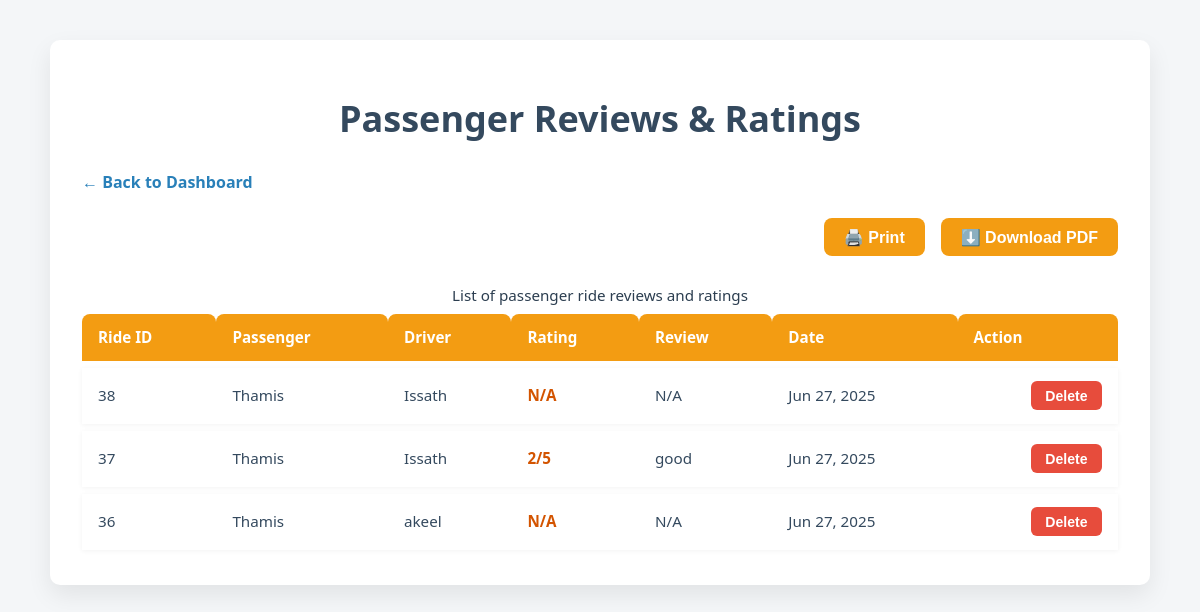
Screenshot of /admin/view_reviews.php (signed in) with the database file from the repository.
### tables this page shows
CREATE TABLE `rides` (
  `id` int(11) NOT NULL,
  `passenger_id` int(11) NOT NULL,
  `driver_id` int(11) DEFAULT NULL,
  `pickup_location` varchar(255) NOT NULL,
  `dropoff_location` varchar(255) NOT NULL,
  `status` enum('requested','accepted','cancelled','completed') NOT NULL DEFAULT 'requested',
  `fare` decimal(10,2) NOT NULL DEFAULT 0.00,
  `requested_at` timestamp NOT NULL DEFAULT current_timestamp(),
  `accepted_at` timestamp NULL DEFAULT NULL,
  `completed_at` timestamp NULL DEFAULT NULL,
  `cancelled_at` timestamp NULL DEFAULT NULL,
  `cancellation_reason` varchar(255) DEFAULT NULL,
  `rating` tinyint(4) DEFAULT NULL,
  `review` text DEFAULT NULL,
  `created_at` datetime NOT NULL DEFAULT current_timestamp(),
  `driver_deleted` tinyint(1) DEFAULT 0,
  `rejected_at` datetime DEFAULT NULL
);

CREATE TABLE `users` (
  `id` int(11) NOT NULL,
  `name` varchar(100) NOT NULL,
  `email` varchar(255) NOT NULL,
  `password_hash` varchar(255) NOT NULL,
  `role` enum('passenger','driver','admin') NOT NULL DEFAULT 'passenger',
  `phone` varchar(20) DEFAULT NULL,
  `created_at` timestamp NOT NULL DEFAULT current_timestamp()
);

### admin/view_reviews.php (the view, shortened to what this page needs)
<?php
require '../db.php';
$sql = "
    SELECT r.id, r.rating, r.review, r.created_at,
           p.name AS passenger_name,
           d.name AS driver_name
    FROM rides r
    LEFT JOIN users p ON r.passenger_id = p.id
    LEFT JOIN users d ON r.driver_id = d.id
    ORDER BY r.created_at DESC
";
try {
    $pdo->setAttribute(PDO::ATTR_ERRMODE, PDO::ERRMODE_EXCEPTION);
    $stmt = $pdo->query($sql);
    $rides = $stmt->fetchAll(PDO::FETCH_ASSOC);
} catch (PDOException $e) {
    echo "<h2>Database error:</h2><p>" . htmlspecialchars($e->getMessage()) . "</p>";
    exit;
}
?>
<!DOCTYPE html>
<html lang="en">
<head>
</head>
<body>
<main>
  <h1>Passenger Reviews & Ratings</h1>
  <a href="dashboard.php" class="back-link" aria-label="Back to dashboard">← Back to Dashboard</a>
  <div class="action-buttons" role="region" aria-label="Page actions">
    <button id="printBtn" type="button" aria-label="Print page">🖨️ Print</button>
    <button id="downloadPdfBtn" type="button" aria-label="Download reviews as PDF">⬇️ Download PDF</button>
  </div>
  <table id="ridesTable" role="table" aria-describedby="ridesTableDesc" aria-live="polite">
    <caption id="ridesTableDesc" class="sr-only">List of passenger ride reviews and ratings</caption>
    <thead>
      <tr>
        <th scope="col">Ride ID</th>
        <th scope="col">Passenger</th>
        <th scope="col">Driver</th>
        <th scope="col">Rating</th>
        <th scope="col">Review</th>
        <th scope="col">Date</th>
        <th scope="col">Action</th>
      </tr>
    </thead>
    <tbody>
      <?php if ($rides && count($rides) > 0): ?>
        <?php foreach ($rides as $ride): ?>
          <tr>
            <td data-label="Ride ID"><?= htmlspecialchars($ride['id']) ?></td>
            <td data-label="Passenger"><?= htmlspecialchars($ride['passenger_name'] ?? 'N/A') ?></td>
            <td data-label="Driver"><?= htmlspecialchars($ride['driver_name'] ?? 'N/A') ?></td>
            <td data-label="Rating"><?= $ride['rating'] !== null ? intval($ride['rating']) . '/5' : 'N/A' ?></td>
            <td data-label="Review"><?= htmlspecialchars($ride['review'] ?? 'N/A') ?></td>
            <td data-label="Date"><?= htmlspecialchars(date('M j, Y', strtotime($ride['created_at']))) ?></td>
            <td class="actions-cell">
              <form method="POST" onsubmit="return confirm('Are you sure you want to delete this ride?');" aria-label="Delete ride ID <?= htmlspecialchars($ride['id']) ?>">
                <button class="delete-btn" type="submit">Delete</button>
              </form>
            </td>
          </tr>
        <?php endforeach; ?>
      <?php else: ?>
        <tr><td colspan="7" style="text-align:center; font-style:italic;">No reviews found.</td></tr>
      <?php endif; ?>
    </tbody>
  </table>
</main>
</body>
</html>

### admin/view_reviews.php (style rules this page uses)
*, *::before, *::after { box-sizing: border-box; }
body { font-family: 'Segoe UI', Tahoma, Geneva, Verdana, sans-serif; background: #f4f6f8; color: #2c3e50; margin: 0; padding: 2.5rem 1rem; line-height: 1.5; }
h1 { font-weight: 700; font-size: 2.25rem; margin-bottom: 1.5rem; color: #34495e; text-align: center; }
main { max-width: 1100px; margin: 0 auto; background: #fff; border-radius: 10px; padding: 1.75rem 2rem; box-shadow: 0 10px 25px rgba(0,0,0,0.08); }
.back-link { display: inline-block; color: #2980b9; font-weight: 600; margin-bottom: 1.5rem; text-decoration: none; transition: color 0.25s ease; }
.action-buttons { display: flex; justify-content: flex-end; gap: 1rem; margin-bottom: 1.75rem; flex-wrap: wrap; }
.action-buttons button { background: #f39c12; color: #fff; font-weight: 600; font-size: 1rem; padding: 0.6rem 1.25rem; border-radius: 8px; border: none; cursor: pointer; user-select: none; transition: background-color 0.25s ease; }
table { width: 100%; border-collapse: separate; border-spacing: 0 0.45rem; font-size: 0.95rem; }
thead th { background: #f39c12; color: #fff; font-weight: 700; padding: 0.75rem 1rem; text-align: left; border-radius: 8px 8px 0 0; user-select: none; }
tbody tr { background: #fff; box-shadow: 0 1px 5px rgb(0 0 0 / 0.05); }
tbody td { padding: 0.85rem 1rem; vertical-align: middle; color: #34495e; word-break: break-word; }
tbody td[data-label="Rating"] { font-weight: 700; color: #d35400; }
.actions-cell { text-align: right; }
.actions-cell form { margin: 0; }
.delete-btn { background-color: #e74c3c; color: #fff; border-radius: 6px; border: none; padding: 0.4rem 0.9rem; font-size: 0.88rem; font-weight: 600; cursor: pointer; transition: background-color 0.3s ease; }

### rows the page displays
rides: id "38", passenger.name "Thamis", driver.name "Issath", shows "N/A", review "N/A", created_at "Jun 27, 2025"
rides: id "37", passenger.name "Thamis", driver.name "Issath", rating "2", review "good", created_at "Jun 27, 2025"
rides: id "36", passenger.name "Thamis", driver.name "akeel", shows "N/A", review "N/A", created_at "Jun 27, 2025"
